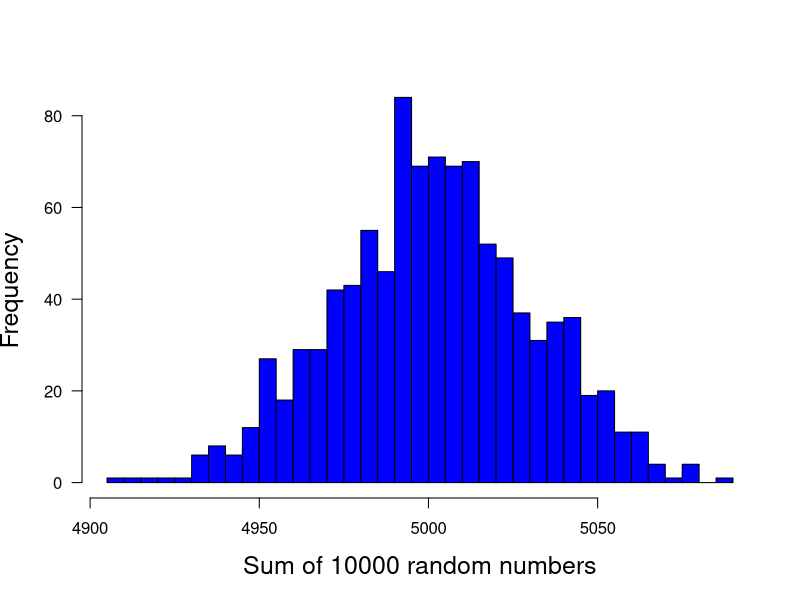

Reproduce this figure in R.
print('file: CLThistMC.R')
# Central Limit Theorem (CLT): sum of random numbers -> normal distribution
M = 1000    # number of Monte Carlo runs
N = 10000   # number of random numbers to sum up
S = numeric(M) # array for sums of random numbers
set.seed(1953) # set seed for random number generators
for(k in 1:M) S[k] = sum(runif(N))
Smean = mean(S); Ssd = sd(S)
SmeanTheory = N/2; SsdTheory = sqrt(N/12)
# png('SumRandomBook160104.png',width=16,height=12,units='cm',res=300)
hist(S,30,col='blue',xlab='Sum of 10000 random numbers',main='',las=1,cex.lab=1.5)
# dev.off()
# --------------------------------------------------------------
# Results:
print(c('M = ',M))                               
print(c('Smean = ',round(Smean,3)))       
print(c('should be close to ',SmeanTheory))   
print(c('Ssd = ',round(Ssd,3)))        
print(c('should be close to ',round(SsdTheory,3))) 
